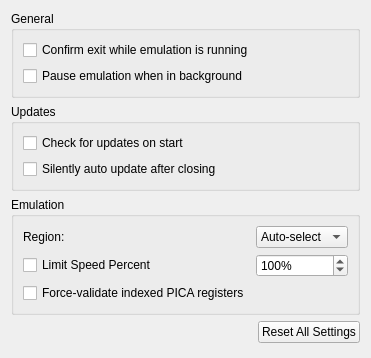
<?xml version="1.0" encoding="UTF-8"?>
<ui version="4.0">
 <class>ConfigureGeneral</class>
 <widget class="QWidget" name="ConfigureGeneral">
  <property name="geometry">
   <rect>
    <x>0</x>
    <y>0</y>
    <width>345</width>
    <height>358</height>
   </rect>
  </property>
  <property name="windowTitle">
   <string>Form</string>
  </property>
  <layout class="QHBoxLayout" name="horizontalLayout">
   <item>
    <layout class="QVBoxLayout" name="verticalLayout">
     <item>
      <widget class="QGroupBox" name="groupBox">
       <property name="title">
        <string>General</string>
       </property>
       <layout class="QVBoxLayout" name="verticalLayout_5">
        <item>
         <widget class="QCheckBox" name="toggle_check_exit">
          <property name="text">
           <string>Confirm exit while emulation is running</string>
          </property>
         </widget>
        </item>
        <item>
         <widget class="QCheckBox" name="toggle_background_pause">
          <property name="text">
           <string>Pause emulation when in background</string>
          </property>
         </widget>
        </item>
       </layout>
      </widget>
     </item>
     <item>
      <widget class="QGroupBox" name="updateBox">
       <property name="title">
        <string>Updates</string>
       </property>
       <layout class="QVBoxLayout" name="verticalLayout_4">
        <item>
         <widget class="QCheckBox" name="toggle_update_check">
          <property name="text">
           <string>Check for updates on start</string>
          </property>
         </widget>
        </item>
        <item>
         <widget class="QCheckBox" name="toggle_auto_update">
          <property name="text">
           <string>Silently auto update after closing</string>
          </property>
         </widget>
        </item>
       </layout>
      </widget>
     </item>
     <item>
      <widget class="QGroupBox" name="groupBox_4">
       <property name="title">
        <string>Emulation</string>
       </property>
       <layout class="QGridLayout" name="gridLayout">
        <item row="2" column="0">
         <widget class="QCheckBox" name="toggle_use_force_indexed">
          <property name="text">
           <string>Force-validate indexed PICA registers</string>
          </property>
         </widget>
        </item>
        <item row="1" column="0">
         <widget class="QCheckBox" name="toggle_frame_limit">
          <property name="text">
           <string>Limit Speed Percent</string>
          </property>
         </widget>
        </item>
        <item row="0" column="0">
         <widget class="QLabel" name="label">
          <property name="text">
           <string>Region:</string>
          </property>
         </widget>
        </item>
        <item row="0" column="1">
         <widget class="QComboBox" name="region_combobox">
          <item>
           <property name="text">
            <string>Auto-select</string>
           </property>
          </item>
          <item>
           <property name="text">
            <string notr="true">JPN</string>
           </property>
          </item>
          <item>
           <property name="text">
            <string notr="true">USA</string>
           </property>
          </item>
          <item>
           <property name="text">
            <string notr="true">EUR</string>
           </property>
          </item>
          <item>
           <property name="text">
            <string notr="true">AUS</string>
           </property>
          </item>
          <item>
           <property name="text">
            <string notr="true">CHN</string>
           </property>
          </item>
          <item>
           <property name="text">
            <string notr="true">KOR</string>
           </property>
          </item>
          <item>
           <property name="text">
            <string notr="true">TWN</string>
           </property>
          </item>
         </widget>
        </item>
        <item row="1" column="1">
         <widget class="QSpinBox" name="frame_limit">
          <property name="suffix">
           <string>%</string>
          </property>
          <property name="minimum">
           <number>1</number>
          </property>
          <property name="maximum">
           <number>9999</number>
          </property>
          <property name="value">
           <number>100</number>
          </property>
         </widget>
        </item>
       </layout>
      </widget>
     </item>
     <item alignment="Qt::AlignRight">
      <widget class="QPushButton" name="button_reset_defaults">
       <property name="text">
        <string>Reset All Settings</string>
       </property>
      </widget>
     </item>
     <item>
      <spacer name="verticalSpacer">
       <property name="orientation">
        <enum>Qt::Vertical</enum>
       </property>
       <property name="sizeHint" stdset="0">
        <size>
         <width>20</width>
         <height>40</height>
        </size>
       </property>
      </spacer>
     </item>
    </layout>
   </item>
  </layout>
 </widget>
 <resources/>
 <connections/>
</ui>
